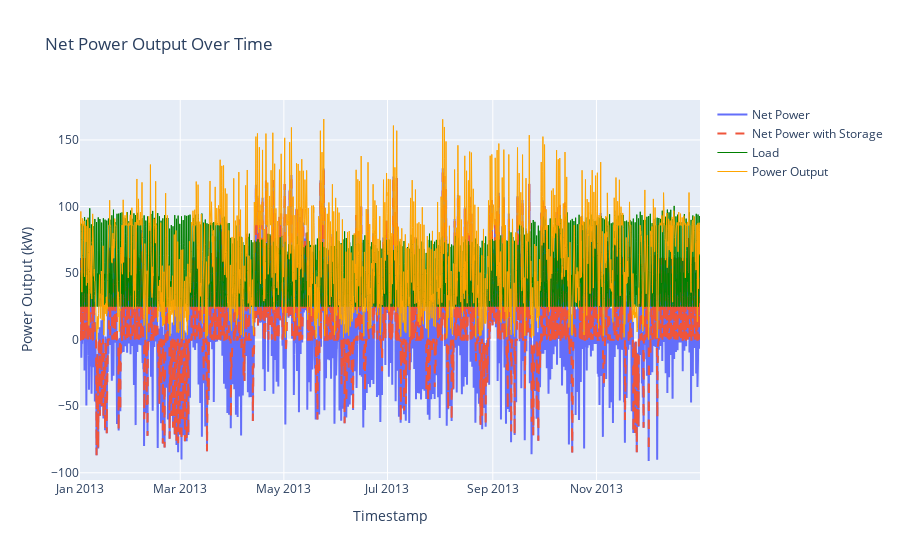

This figure's notebook cell:
### Code cell
example_microgrid = MicroGrid(example_mixed_wind_farm, ceuvel_solar_farm, 400)
ceuvel_net_power = example_microgrid.get_net_power(df_load_hourly_2013, df_weather_hourly_2013)

# Plot ceuvel net power and ceuvel net power with storage using plotly
fig = go.Figure()
fig.add_trace(go.Scatter(x=ceuvel_net_power.index, y=ceuvel_net_power['Net Power (kW)'], name='Net Power'))
fig.add_trace(go.Scatter(x=ceuvel_net_power.index, y=ceuvel_net_power['Net Power Storage (kW)'], name='Net Power with Storage', line=dict(width=2, dash='dash')))
# Add load line
fig.add_trace(go.Scatter(x=ceuvel_net_power.index, y=ceuvel_net_power['Load (kW)'], name='Load', line=dict(color='green', width=1)))
# Add power generation lines
fig.add_trace(go.Scatter(x=ceuvel_net_power.index, y=ceuvel_net_power['Power Output (kW)'], name='Power Output', line=dict(color='orange', width=1)))
fig.update_layout(title='Net Power Output Over Time',
                  xaxis_title='Timestamp',
                  yaxis_title='Power Output (kW)')
fig.show()
fig.write_html("net_power.html")

### Figure 1 — Plotly figure (JSON) as saved in the notebook; plotly's stock layout.template omitted (floating-point values rounded to 4 significant figures; data arrays with more than 128 entries replaced by an {"elided": "..."} marker saying what was removed)
{"data": [{"name": "Net Power", "type": "scatter", "x": {"elided": "8760 str values"}, "y": {"elided": "8760 float values"}}, {"line": {"dash": "dash", "width": 2}, "name": "Net Power with Storage", "type": "scatter", "x": {"elided": "8760 str values"}, "y": {"elided": "8760 float values"}}, {"line": {"color": "green", "width": 1}, "name": "Load", "type": "scatter", "x": {"elided": "8760 str values"}, "y": {"elided": "8760 float values"}}, {"line": {"color": "orange", "width": 1}, "name": "Power Output", "type": "scatter", "x": {"elided": "8760 str values"}, "y": {"elided": "8760 float values"}}], "layout": {"title": {"text": "Net Power Output Over Time"}, "xaxis": {"title": {"text": "Timestamp"}}, "yaxis": {"title": {"text": "Power Output (kW)"}}}}
